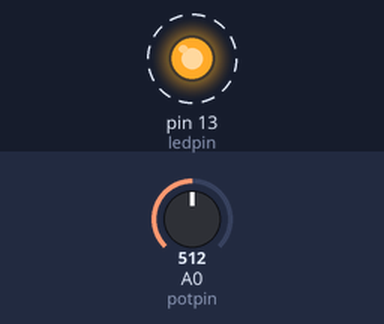
Bench run of a sketch on a simulated Arduino Uno, built with avr-gcc and run on an emulated ATmega328P. On the bench: output pins drawn as LEDs (lit = HIGH). Dashed ring = blinking. The inputs (shaded band) are chosen by the test bench; at power-on: A0 (potpin) = 512. What the sketch prints to the serial monitor is not drawn.

Above: at 0.02 s.
Timing chart, 0 to 3.0 s (numbered marks = the images above):
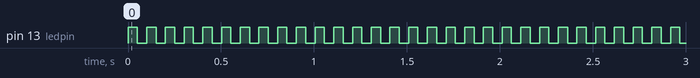

Measured:
- by itself, pin 13 (ledpin): alternates HIGH for 0.05 s and LOW for 0.05 s

The sketch:

dianyabiao.ino
```cpp
int potpin=0;   //定义模拟接口0
int ledpin=13;  //定义数字接口13
int val=0;      //将定义变量val,并赋初值0
int v;
void setup()
{
  pinMode(ledpin,OUTPUT);  //定义数字接口为输出接口
  Serial.begin(9600);     //设置波特率为9600
}
void loop()
{
  digitalWrite(ledpin,HIGH);//点亮数字接口13 的LED
  delay(50);               //延时0.05 秒
  digitalWrite(ledpin,LOW);//熄灭数字接口13 的LED
  delay(50);               //延时0.05 秒

  val=analogRead(potpin);  //读取模拟接口0 的值，并将其赋给val
  v=map(val,0,1023,0,500);

  Serial.println((float)v/100.00);    //显示出v 的值
}
```
